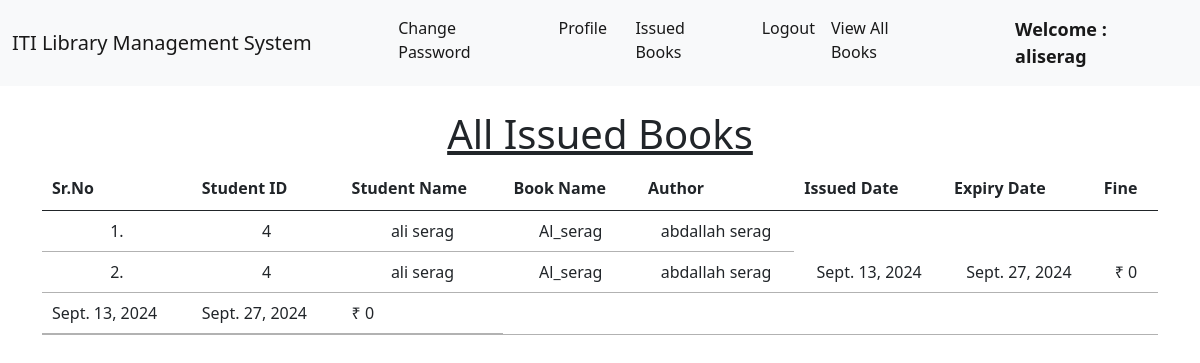
The page /student_issued_books/ (signed in) on the database its author committed.
### library/models.py (models this page shows, shortened)
class Book(models.Model):
    name = models.CharField(max_length=200)
    author = models.CharField(max_length=200)
    isbn = models.PositiveIntegerField()
    category = models.CharField(max_length=50)
    imagecover = models.ImageField(upload_to="", blank=True)

class IssuedBook(models.Model):
    student_id = models.CharField(max_length=100, blank=True)
    isbn = models.CharField(max_length=13)
    issued_date = models.DateField(auto_now=True)
    expiry_date = models.DateField(default=expiry)

### library/views.py (the view)
# urls.py: path("student_issued_books/", student_issued_books, name="student_issued_books"),
@login_required(login_url = '/student_login')
def student_issued_books(request):
    student = Student.objects.filter(user_id=request.user.id)
    issuedBooks = IssuedBook.objects.filter(student_id=student[0].user_id)
    li1 = []
    li2 = []
    for i in issuedBooks:
        books = Book.objects.filter(isbn=i.isbn)
        for book in books:
            t=(request.user.id, request.user.get_full_name, book.name,book.author,book.isbn, book.imagecover)
            li1.append(t)
        days=(date.today()-i.issued_date)
        d=days.days
        fine=0
        if d>15:
            day=d-14
            fine=day*5
        t=(issuedBooks[0].issued_date, issuedBooks[0].expiry_date, fine)
        li2.append(t)
    return render(request,'student_issued_books.html',{'li1':li1, 'li2':li2})

### library/templates/student_issued_books.html (shortened to what this page needs)
{% extends 'student_navbar.html' %}
{% load static %}
{% block body %}
<div class="container mt-4">
    <h1 class="text-center"><u>All Issued Books</u></h1>
    <table class="table table-hover" id="example">
        <thead>
            <tr class="text-center">
                <th>Sr.No</th>
                <th>Student ID</th>
                <th>Student Name</th>
                <th>Book Name</th>
                <th>Author</th>
                <th>Issued Date</th>
                <th>Expiry Date</th>
                <th>Fine</th>
            </tr>
        </thead>
        <tbody>
            {% for i in li1 %}
            <tr class="text-center">
                <td>{{forloop.counter}}.</td>
                <td>{{i.0}}</td>
                <td>{{i.1}}</td>
                <td>{{i.2}}</td>
                <td>{{i.3}}</td>
                {% endfor %}
                {% for i in li2 %}
                <td>{{i.0}}</td>
                <td>{{i.1}}</td>
                <td>₹ {{i.2}}</td>
            </tr>
            {% endfor %}
        </tbody>
    </table>
    </div>
{% endblock %}

### library/templates/student_navbar.html (shortened to what this page needs)
<!doctype html>
<html lang="en">
  <head>
    <link href="https://cdn.jsdelivr.net/npm/bootstrap@5.1.0/dist/css/bootstrap.min.css" rel="stylesheet">
    <link rel="stylesheet" href="https://cdn.datatables.net/1.10.25/css/jquery.dataTables.min.css">
    <link rel="stylesheet" href="https://cdn.datatables.net/buttons/1.7.1/css/buttons.dataTables.min.css">
  </head>
  <body>
    <nav class="navbar navbar-expand-lg navbar-light bg-light sticky-top">
        <div class="container-fluid">
          <a class="navbar-brand" href="#">ITI Library Management System</a>
          <div class="collapse navbar-collapse" id="navbarSupportedContent">
            <ul class="navbar-nav me-auto mb-2 mb-lg-0">
              <li class="nav-item">
                <a class="nav-link active" aria-current="page" href="/change_password/">Change Password</a>
              </li>
              <li class="nav-item">
                <a class="nav-link active" aria-current="page" href="/profile/">Profile</a>
              </li>
              <li class="nav-item">
                <a class="nav-link active" aria-current="page" href="/issue_book/">Issued Books</a>
              </li>
              <li class="nav-item">
                <a class="nav-link active" aria-current="page" href="/logout/">Logout</a>
              </li>
              <li class="nav-item">
              <a class="nav-link active" href="/view_books/">View All Books</a>
              </li>
              <li class="nav-item">
                <a style="font-weight:600; font-family:'Segoe UI', Tahoma, Geneva, Verdana, sans-serif; font-size: large;" class="nav-link active" href="#">Welcome : {{request.user}}</a>
              </li>
            </ul>
          </div>
        </div>
      </nav>
      {% block body %}
      {% endblock %}
  </body>
</html>

### rows shown on the page
Book: name "Al_serag" "Al_serag", author "abdallah serag" "abdallah serag"
IssuedBook: issued_date "Sept. 13, 2024" "Sept. 13, 2024", expiry_date "Sept. 27, 2024" "Sept. 27, 2024"

### other values the page prints
{{ request.user }} "aliserag"
{{ i.0 }} "4" "4"
{{ i.1 }} "ali serag" "ali serag"
{{ i.2 }} "0" "0"
